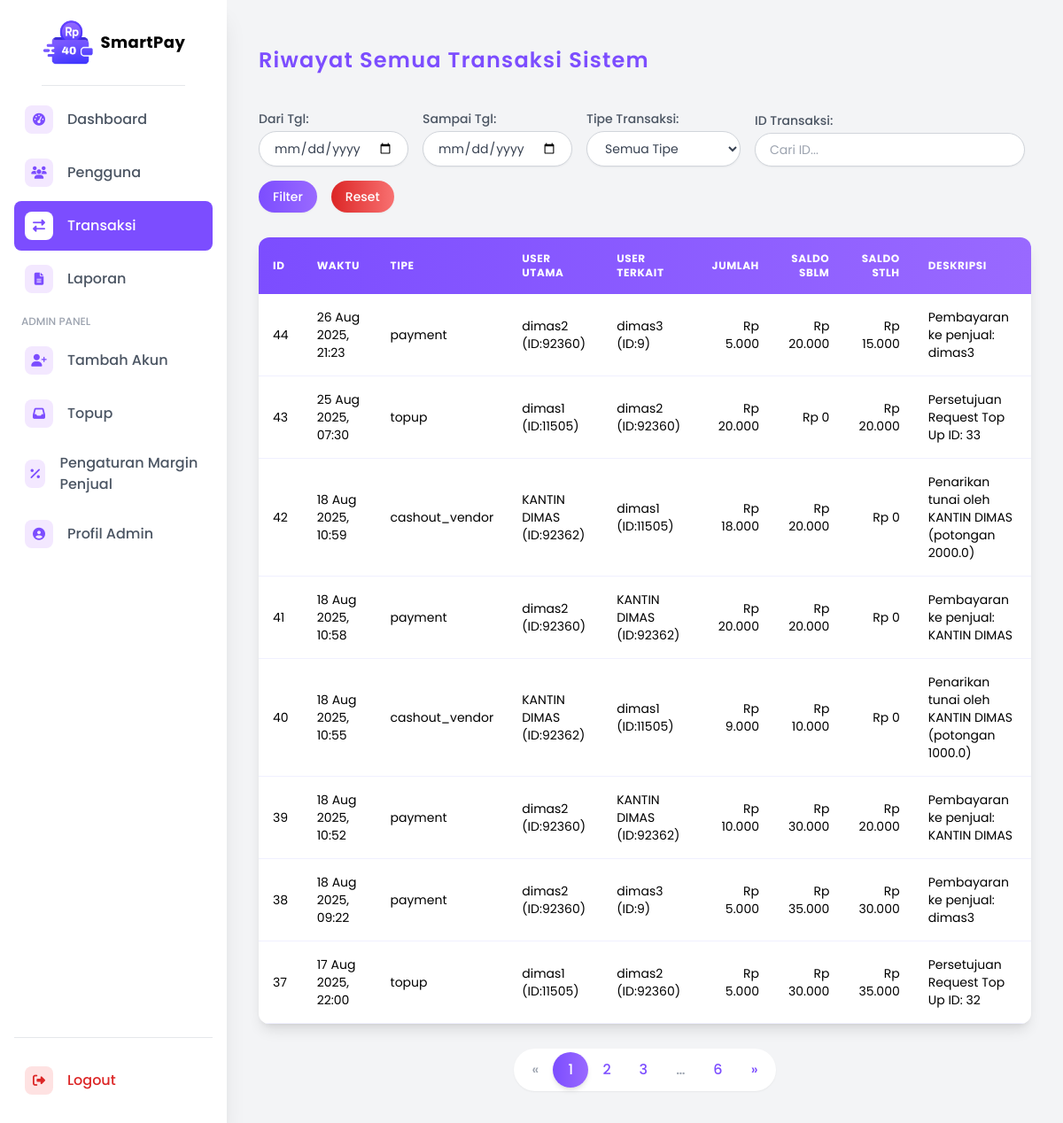
The page /admin/transactions (signed in) on the database as committed earlier.
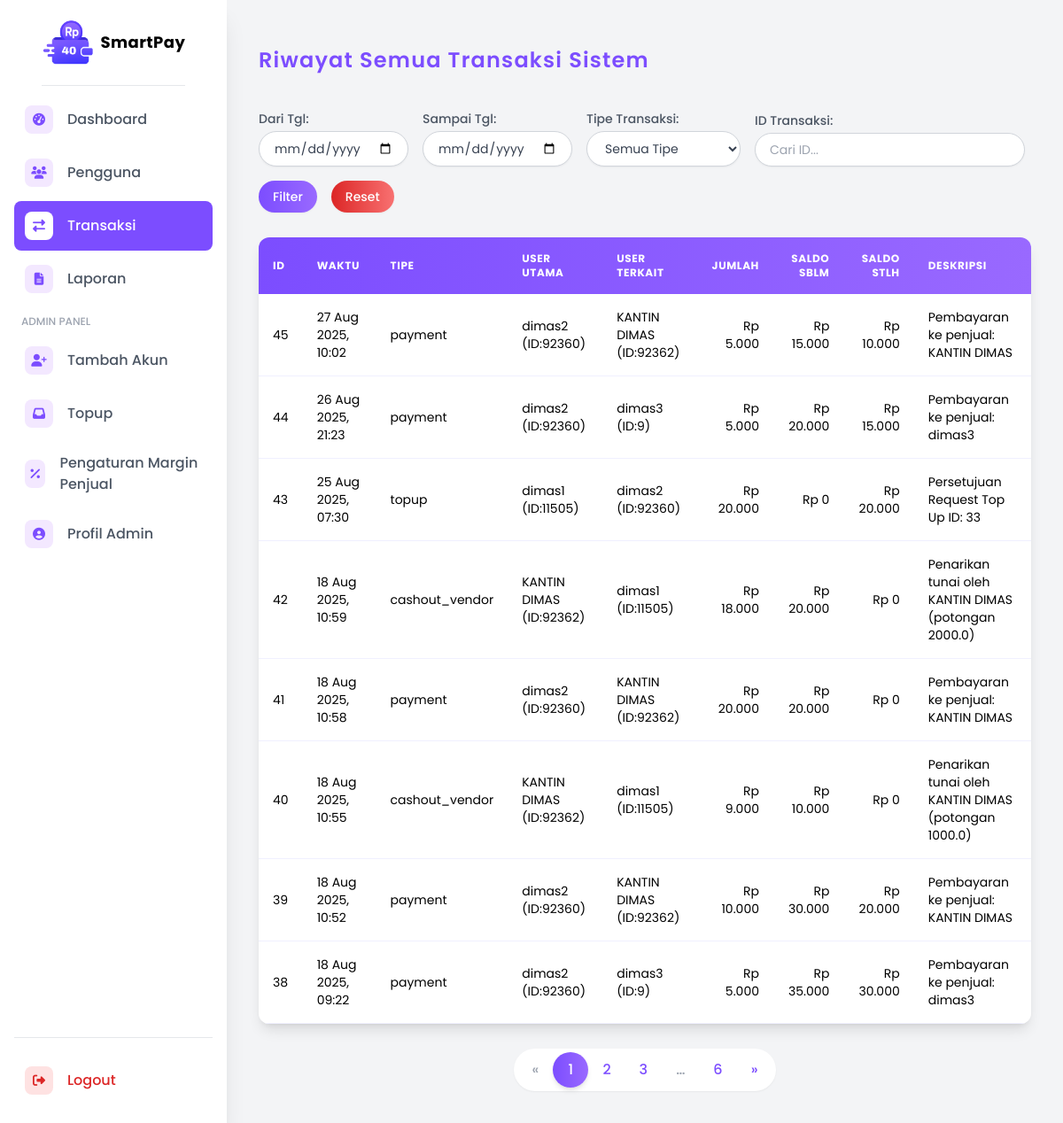
The same page on the database as committed later.
### app.py (models this page shows, shortened)
class Transaction(db.Model):
    id = db.Column(db.Integer, primary_key=True)
    user_id = db.Column(db.Integer, db.ForeignKey('user.id'), nullable=False)
    related_user_id = db.Column(
        db.Integer, db.ForeignKey('user.id'), nullable=True)
    timestamp = db.Column(db.DateTime, nullable=False, default=datetime.utcnow)
    type = db.Column(db.String(20), nullable=False)
    amount = db.Column(db.Float, nullable=False)
    user_balance_before = db.Column(db.Float, nullable=False)
    user_balance_after = db.Column(db.Float, nullable=False)
    description = db.Column(db.String(200), nullable=True)
    user = db.relationship('User', foreign_keys=[user_id], backref=db.backref(
        'transactions', lazy='dynamic'))
    related_user = db.relationship('User', foreign_keys=[related_user_id])

class User(db.Model, UserMixin):
    id = db.Column(db.Integer, primary_key=True)
    username = db.Column(db.String(80), unique=True, nullable=False)
    password_hash = db.Column(db.String(128), nullable=False)
    role = db.Column(db.String(10), nullable=False)
    balance = db.Column(db.Float, nullable=False, default=0.0)
    profile_pic_filename = db.Column(db.String(100), nullable=True, default=None)
    kelas = db.Column(db.String(5), nullable=True)
    jurusan = db.Column(db.String(10), nullable=True)
    plain_password = db.Column(db.String(128))
    is_active = db.Column(db.Boolean, nullable=False, default=True)
    active_border_id = db.Column(db.Integer, db.ForeignKey('border.id'), nullable=True)
    active_border = db.relationship('Border', backref=db.backref('users', lazy=True))
    pin_transfer = db.Column(db.String(6), nullable=True)
    credential_id = db.Column(db.String(255), nullable=True)  # Untuk WebAuthn
    webauthn_enabled = db.Column(db.Boolean, default=False)   # Status fitur WebAuthn
    email = db.Column(db.String(255), nullable=True)
    email_verified = db.Column(db.Boolean, default=False)

### app.py (the view)
@app.route('/admin/transactions')
@login_required
def admin_transactions():
    if current_user.role != 'admin':
        flash("Akses ditolak. Halaman ini hanya untuk admin.", "danger")
        return redirect(url_for('dashboard'))
    page = request.args.get('page', 1, type=int)
    per_page = 8
    start_date = request.args.get('start_date')
    end_date = request.args.get('end_date')
    filter_type = request.args.get('filter_type', 'all')
    username = request.args.get('username')
    transaction_id = request.args.get('transaction_id', type=int)  # Tambah ini
    query = Transaction.query
    if transaction_id:
        query = query.filter(Transaction.id == transaction_id)
    else:
        if start_date:
            query = query.filter(Transaction.timestamp >= start_date)
        if end_date:
            query = query.filter(Transaction.timestamp <= end_date)
        if filter_type != 'all':
            query = query.filter(Transaction.type == filter_type)
        if username:
            query = query.join(User, Transaction.user_id == User.id).filter(
                User.username.ilike(f"%{username}%"))
    transactions_pagination = query.order_by(
        Transaction.timestamp.desc()).paginate(page=page, per_page=per_page)
    return render_template(
        '/admin/admin_transactions.html',
        transactions=transactions_pagination.items,
        pagination=transactions_pagination,
        filter_start_date=start_date,
        filter_end_date=end_date,
        selected_type_filter=filter_type,
        filter_username=username,
        filter_transaction_id=transaction_id,  # Kirim ke template
        active_page='admin_transactions')

### templates/admin/admin_transactions.html (shortened to what this page needs)
{% extends 'admin_base.html' %}
{% block admin_content %}
<div class="max-w-full mx-auto p-5">
    <h2 class="text-[#7c4dff] mb-7 font-semibold text-2xl relative pb-3 inline-block tracking-wider">Riwayat Semua Transaksi Sistem</h2>
    <form method="GET" action="{{ url_for('admin_transactions') }}" class="flex flex-wrap gap-4 items-end mb-5">
        <div>
            <label for="start_date" class="block font-medium text-sm text-gray-600 mb-1">Dari Tgl:</label>
            <input type="date" id="start_date" name="start_date" value="{{ filter_start_date }}" class="border border-gray-300 rounded-full px-4 py-2 text-sm text-gray-700 bg-white shadow-sm focus:border-[#7c4dff] focus:ring-2 focus:ring-[#7c4dff]/30 outline-none">
        </div>
        <div>
            <label for="end_date" class="block font-medium text-sm text-gray-600 mb-1">Sampai Tgl:</label>
            <input type="date" id="end_date" name="end_date" value="{{ filter_end_date }}" class="border border-gray-300 rounded-full px-4 py-2 text-sm text-gray-700 bg-white shadow-sm focus:border-[#7c4dff] focus:ring-2 focus:ring-[#7c4dff]/30 outline-none">
        </div>
        <div>
            <label for="filter_type" class="block font-medium text-sm text-gray-600 mb-1">Tipe Transaksi:</label>
            <select id="filter_type" name="filter_type" class="border border-gray-300 rounded-full px-4 py-2 text-sm text-gray-700 bg-white shadow-sm focus:border-[#7c4dff] focus:ring-2 focus:ring-[#7c4dff]/30 outline-none">
                <option value="all" {% if selected_type_filter == 'all' %}selected{% endif %}>Semua Tipe</option>
            </select>
        </div>
    <div>
        <label for="transaction_id" class="block font-medium text-sm text-gray-600 mb-1">ID Transaksi:</label>
        <input type="number" id="transaction_id" name="transaction_id" value="{{ filter_transaction_id or '' }}" placeholder="Cari ID..." class="border border-gray-300 rounded-full px-4 py-2 text-sm text-gray-700 bg-white shadow-sm focus:border-[#7c4dff] focus:ring-2 focus:ring-[#7c4dff]/30 outline-none">
    </div>
        <div class="flex gap-4">
            <button type="submit" class="bg-gradient-to-r from-[#7c4dff] to-[#9969ff] text-white border-none rounded-full px-4 py-2 text-sm font-medium cursor-pointer shadow-sm hover:from-[#6a3de8] hover:to-[#7c4dff] hover:-translate-y-0.5 hover:shadow-md transition-all">Filter</button>
            <a href="{{ url_for('admin_transactions') }}" class="bg-gradient-to-r from-red-600 to-red-400 text-white border-none rounded-full px-4 py-2 text-sm font-medium cursor-pointer shadow-sm hover:from-red-700 hover:to-red-500 hover:-translate-y-0.5 hover:shadow-md transition-all">Reset</a>
        </div>
    </form>
    <div class="mt-7 rounded-xl shadow-lg overflow-x-auto">
        <table class="min-w-full bg-white">
            <thead>
                <tr class="bg-gradient-to-r from-[#7c4dff] to-[#9969ff] text-white uppercase text-xs font-semibold tracking-wider">
                    <th class="py-4 px-4 text-left">ID</th>
                    <th class="py-4 px-4 text-left">Waktu</th>
                    <th class="py-4 px-4 text-left">Tipe</th>
                    <th class="py-4 px-4 text-left">User Utama</th>
                    <th class="py-4 px-4 text-left">User Terkait</th>
                    <th class="py-4 px-4 text-right">Jumlah</th>
                    <th class="py-4 px-4 text-right">Saldo Sblm</th>
                    <th class="py-4 px-4 text-right">Saldo Stlh</th>
                    <th class="py-4 px-4 text-left">Deskripsi</th>
                </tr>
            </thead>
            <tbody>
                {% for tx in transactions %}
                <tr class="hover:bg-[#f9f7ff] transition-colors">
                    <td class="py-4 px-4 border-b border-[#f0f0ff] text-sm">{{ tx.id }}</td>
                    <td class="py-4 px-4 border-b border-[#f0f0ff] text-sm">{{ tx.timestamp | wib }}</td>
                    <td class="py-4 px-4 border-b border-[#f0f0ff] text-sm">{{ tx.type }}</td>
                    <td class="py-4 px-4 border-b border-[#f0f0ff] text-sm">{{ tx.user.username if tx.user else 'N/A' }} (ID:{{ tx.user_id }})</td>
                    <td class="py-4 px-4 border-b border-[#f0f0ff] text-sm">{{ tx.related_user.username if tx.related_user else 'N/A' }} {% if tx.related_user_id %}(ID:{{ tx.related_user_id }}){% endif %}</td>
                    <td class="py-4 px-4 border-b border-[#f0f0ff] text-sm text-right">{{ tx.amount|rupiah }}</td>
                    <td class="py-4 px-4 border-b border-[#f0f0ff] text-sm text-right">{{ tx.user_balance_before|rupiah }}</td>
                    <td class="py-4 px-4 border-b border-[#f0f0ff] text-sm text-right">{{ tx.user_balance_after|rupiah }}</td>
                    <td class="py-4 px-4 border-b border-[#f0f0ff] text-sm">{{ tx.description if tx.description else '-' }}</td>
                </tr>
                {% else %}
                <tr>
                    <td colspan="9" class="text-center py-10 text-gray-400 italic">Tidak ada transaksi ditemukan untuk filter yang dipilih.</td>
                </tr>
                {% endfor %}
            </tbody>
        </table>
    </div>
    <div class="flex justify-center mt-7">
        <nav aria-label="Page navigation">
            <ul class="flex list-none bg-white rounded-full shadow-sm p-1">
                {% if pagination.has_prev %}
                <li class="page-item">
                    <a class="text-[#7c4dff] px-4 py-2 rounded-full block font-medium min-w-[40px] text-center hover:bg-[#f7f7ff] transition-colors" href="{{ url_for('admin_transactions', page=pagination.prev_num) }}" aria-label="Previous">
                        <span aria-hidden="true">«</span>
                    </a>
                </li>
                {% else %}
                <li class="page-item">
                    <span class="text-gray-400 px-4 py-2 rounded-full block font-medium min-w-[40px] text-center cursor-not-allowed">«</span>
                </li>
                {% endif %}
                {% for page_num in pagination.iter_pages(left_edge=1, right_edge=1, left_current=2, right_current=2) %}
                {% if page_num %}
                {% if page_num == pagination.page %}
                <li class="page-item"><span class="bg-gradient-to-r from-[#7c4dff] to-[#9969ff] text-white px-4 py-2 rounded-full block font-medium min-w-[40px] text-center shadow-md">{{ page_num }}</span></li>
                {% else %}
                <li class="page-item"><a class="text-[#7c4dff] px-4 py-2 rounded-full block font-medium min-w-[40px] text-center hover:bg-[#f7f7ff] transition-colors" href="{{ url_for('admin_transactions', page=page_num) }}">{{ page_num }}</a></li>
                {% endif %}
                {% else %}
                <li class="page-item"><span class="text-gray-400 px-4 py-2 rounded-full block font-medium min-w-[40px] text-center">…</span></li>
                {% endif %}
                {% endfor %}
                {% if pagination.has_next %}
                <li class="page-item">
                    <a class="text-[#7c4dff] px-4 py-2 rounded-full block font-medium min-w-[40px] text-center hover:bg-[#f7f7ff] transition-colors" href="{{ url_for('admin_transactions', page=pagination.next_num) }}" aria-label="Next">
                        <span aria-hidden="true">»</span>
                    </a>
                </li>
                {% else %}
                <li class="page-item">
                    <span class="text-gray-400 px-4 py-2 rounded-full block font-medium min-w-[40px] text-center cursor-not-allowed">»</span>
                </li>
                {% endif %}
            </ul>
        </nav>
    </div>
</div>
{% endblock admin_content %}

Rows that differ between the two databases and show on the page:
no longer on this page (row unchanged): Transaction: id "37", timestamp|wib "17 Aug 2025, 22:00", type "topup", user "dimas1", user_id "11505", related_user "dimas2", related_user_id "92360", amount|rupiah "Rp 5.000", user_balance_before|rupiah "Rp 30.000", user_balance_after|rupiah "Rp 35.000", description "Persetujuan Request Top Up ID: 32"
added Transaction: id "45", timestamp|wib "27 Aug 2025, 10:02", type "payment", user "dimas2", user_id "92360", related_user "KANTIN DIMAS", related_user_id "92362", amount|rupiah "Rp 5.000", user_balance_before|rupiah "Rp 15.000", user_balance_after|rupiah "Rp 10.000", description "Pembayaran ke penjual: KANTIN DIMAS"
